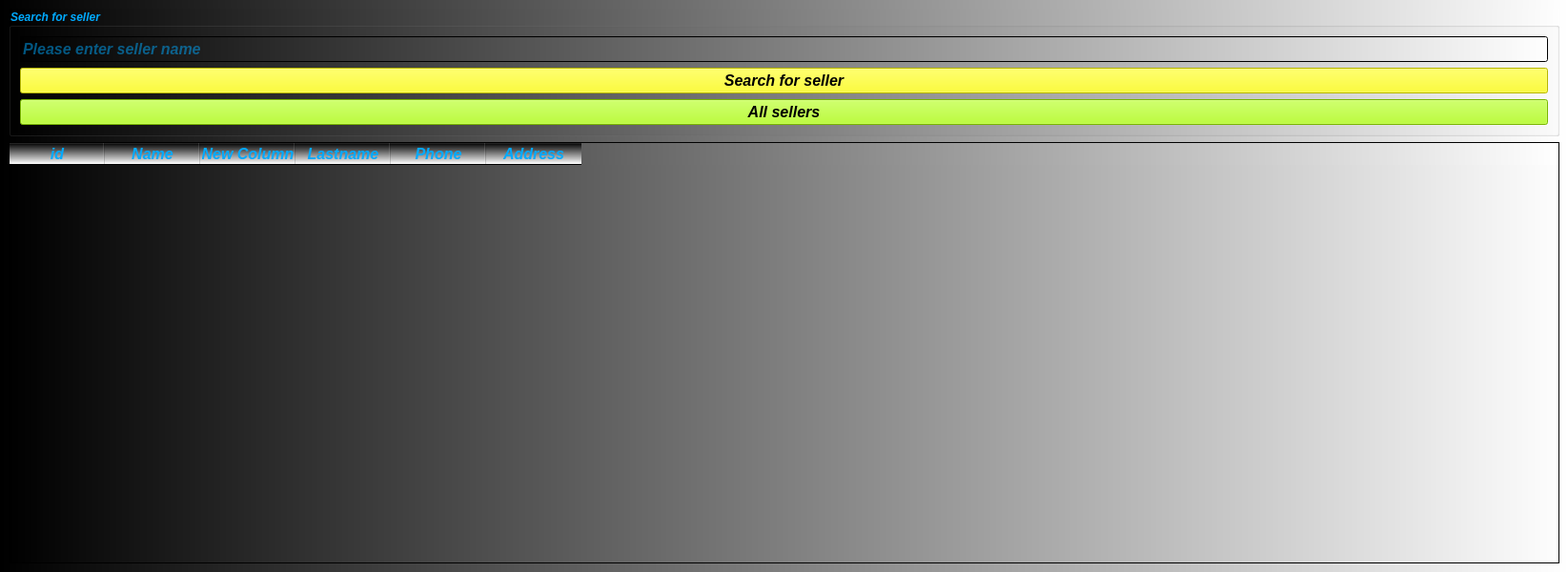
<?xml version="1.0" encoding="UTF-8"?>
<ui version="4.0">
 <class>ShowSellerView</class>
 <widget class="QMainWindow" name="ShowSellerView">
  <property name="geometry">
   <rect>
    <x>0</x>
    <y>0</y>
    <width>1645</width>
    <height>600</height>
   </rect>
  </property>
  <property name="font">
   <font>
    <pointsize>12</pointsize>
    <italic>true</italic>
    <bold>true</bold>
   </font>
  </property>
  <property name="windowTitle">
   <string>Show existing sellers</string>
  </property>
  <property name="toolTip">
   <string>Show existing sellers</string>
  </property>
  <property name="styleSheet">
   <string notr="true">color: rgb(0, 170, 255);
background-color: qlineargradient(spread:pad, x1:0, y1:0, x2:1, y2:0, stop:0 rgba(0, 0, 0, 255), stop:1 rgba(255, 255, 255, 255));</string>
  </property>
  <widget class="QWidget" name="centralwidget">
   <layout class="QGridLayout" name="gridLayout_2">
    <item row="0" column="0">
     <widget class="QGroupBox" name="groupBox">
      <property name="font">
       <font>
        <pointsize>9</pointsize>
        <italic>true</italic>
        <bold>true</bold>
       </font>
      </property>
      <property name="title">
       <string>Search for seller</string>
      </property>
      <layout class="QGridLayout" name="gridLayout">
       <item row="0" column="0">
        <widget class="QLineEdit" name="lineEdit_name">
         <property name="font">
          <font>
           <pointsize>12</pointsize>
           <italic>true</italic>
           <bold>true</bold>
          </font>
         </property>
         <property name="placeholderText">
          <string>Please enter seller name</string>
         </property>
        </widget>
       </item>
       <item row="1" column="0">
        <widget class="QPushButton" name="pushButton_searchSeller">
         <property name="font">
          <font>
           <pointsize>12</pointsize>
           <italic>true</italic>
           <bold>true</bold>
          </font>
         </property>
         <property name="styleSheet">
          <string notr="true">color: rgb(0, 0, 0);
background-color: rgb(255, 255, 0);</string>
         </property>
         <property name="text">
          <string>Search for seller</string>
         </property>
        </widget>
       </item>
       <item row="2" column="0">
        <widget class="QPushButton" name="pushButton_allSellers">
         <property name="font">
          <font>
           <pointsize>12</pointsize>
           <italic>true</italic>
           <bold>true</bold>
          </font>
         </property>
         <property name="styleSheet">
          <string notr="true">color: rgb(0, 0, 0);
background-color: rgb(170, 255, 0);</string>
         </property>
         <property name="text">
          <string>All sellers</string>
         </property>
        </widget>
       </item>
      </layout>
     </widget>
    </item>
    <item row="1" column="0">
     <widget class="QTableWidget" name="tableWidget_ShowSellerView">
      <property name="font">
       <font>
        <pointsize>12</pointsize>
        <italic>true</italic>
        <bold>true</bold>
       </font>
      </property>
      <property name="editTriggers">
       <set>QAbstractItemView::NoEditTriggers</set>
      </property>
      <property name="alternatingRowColors">
       <bool>true</bool>
      </property>
      <property name="columnCount">
       <number>6</number>
      </property>
      <column>
       <property name="text">
        <string>id</string>
       </property>
       <property name="font">
        <font>
         <pointsize>12</pointsize>
         <italic>true</italic>
         <bold>true</bold>
        </font>
       </property>
      </column>
      <column>
       <property name="text">
        <string>Name</string>
       </property>
       <property name="font">
        <font>
         <pointsize>12</pointsize>
         <italic>true</italic>
         <bold>true</bold>
        </font>
       </property>
      </column>
      <column>
       <property name="text">
        <string>New Column</string>
       </property>
       <property name="font">
        <font>
         <pointsize>12</pointsize>
         <italic>true</italic>
         <bold>true</bold>
        </font>
       </property>
      </column>
      <column>
       <property name="text">
        <string>Lastname</string>
       </property>
       <property name="font">
        <font>
         <pointsize>12</pointsize>
         <italic>true</italic>
         <bold>true</bold>
        </font>
       </property>
      </column>
      <column>
       <property name="text">
        <string>Phone</string>
       </property>
       <property name="font">
        <font>
         <pointsize>12</pointsize>
         <italic>true</italic>
         <bold>true</bold>
        </font>
       </property>
      </column>
      <column>
       <property name="text">
        <string>Address</string>
       </property>
       <property name="font">
        <font>
         <pointsize>12</pointsize>
         <italic>true</italic>
         <bold>true</bold>
        </font>
       </property>
      </column>
     </widget>
    </item>
   </layout>
  </widget>
  <widget class="QMenuBar" name="menubar">
   <property name="geometry">
    <rect>
     <x>0</x>
     <y>0</y>
     <width>1645</width>
     <height>26</height>
    </rect>
   </property>
  </widget>
 </widget>
 <resources/>
 <connections/>
</ui>
